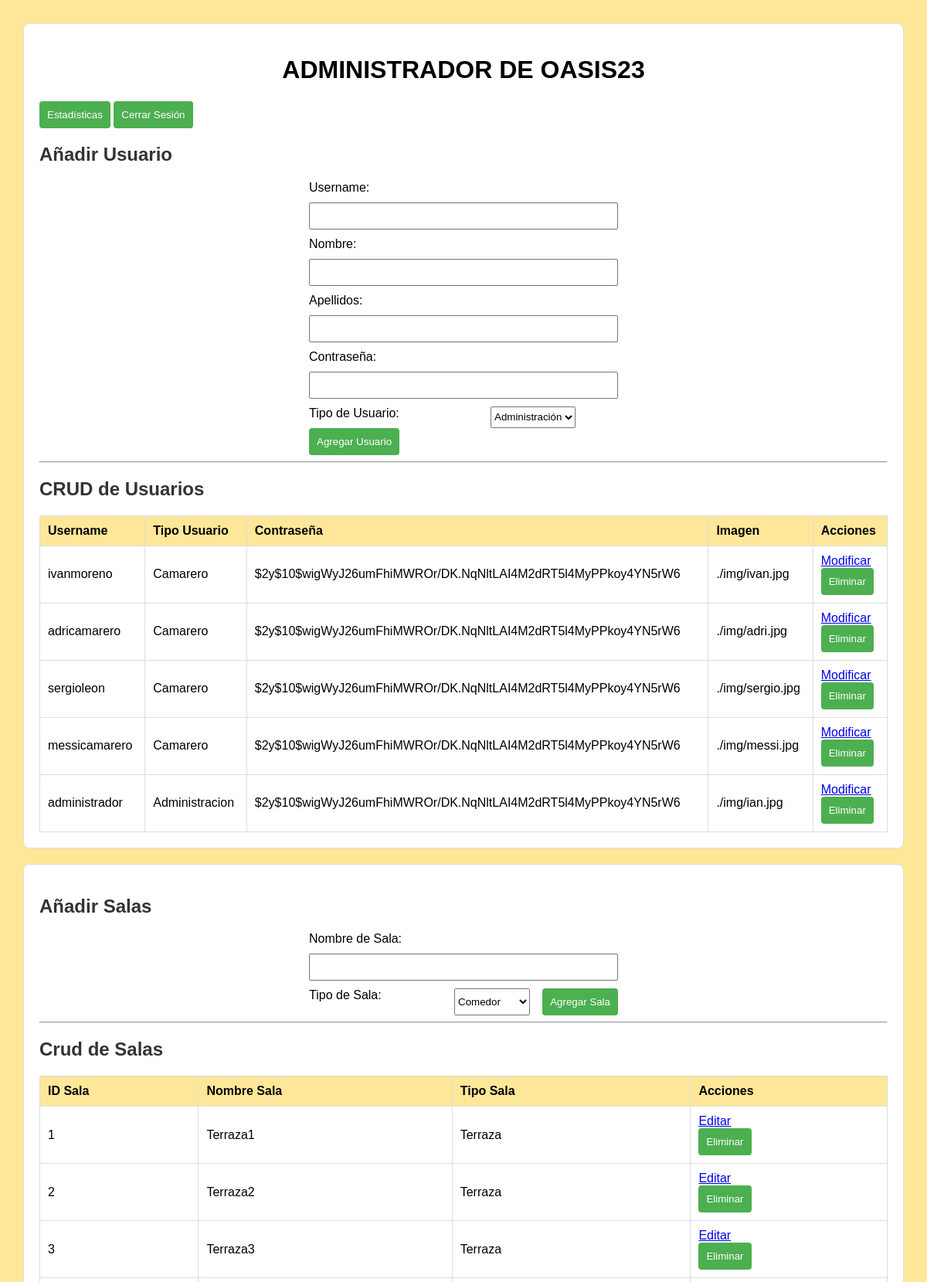
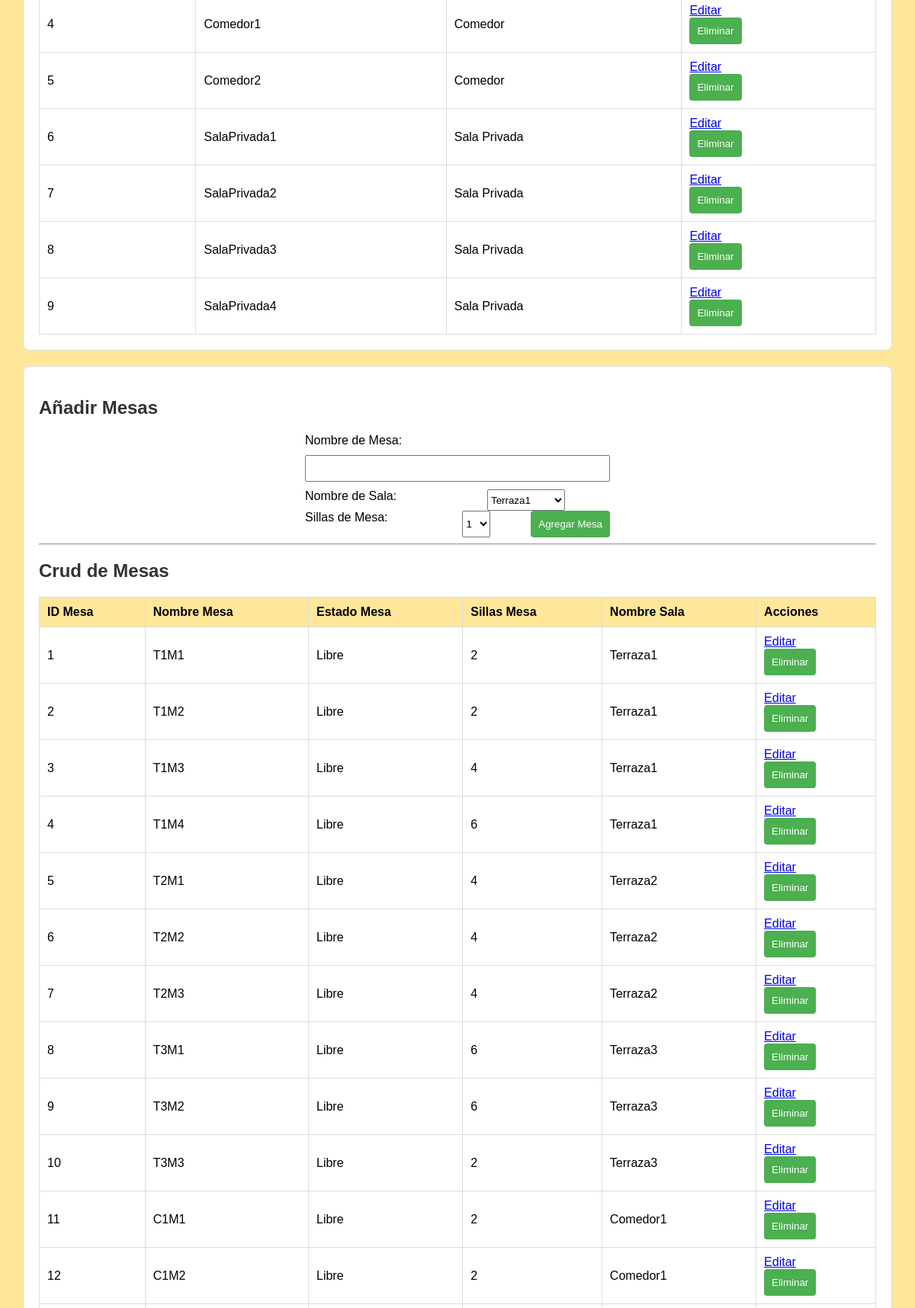
The page /adminindex.php (upper part) on the database its author committed (2 pictures, top to bottom).
### tables this page shows
CREATE TABLE `tbl_usuarios` (
  `id_usuario` INT NOT NULL AUTO_INCREMENT,
  `username_usuario` VARCHAR(20) NOT NULL,
  `nombre_usuario` VARCHAR(45) NOT NULL,
  `apellidos_usuario` VARCHAR(60) NOT NULL,
  `pwd_usuario` VARCHAR(80) NOT NULL,
  `imagen_usuario` VARCHAR(120),
  `tipo_usuario` ENUM ("Administracion", "Mantenimiento", "Camarero") NOT NULL,
  PRIMARY KEY (`id_usuario`)
);

CREATE TABLE `tbl_salas` (
  `id_sala` INT NOT NULL AUTO_INCREMENT,
  `nombre_sala` VARCHAR(15) NOT NULL,
  `tipo_sala` ENUM ("Terraza","Comedor","Sala Privada") NOT NULL,
  PRIMARY KEY (`id_sala`)
);

CREATE TABLE `tbl_mesas` (
  `id_mesa` INT NOT NULL AUTO_INCREMENT,
  `nombre_mesa` VARCHAR(25) NOT NULL,
  `estado_mesa` ENUM ("Libre","Ocupada","Deshabilitada") NOT NULL DEFAULT 'Libre',
  `sillas_mesa` ENUM ("1","2","3","4","5","6","7","8","9","10","11","12") NOT NULL,
  `id_sala_mesa` INT NOT NULL,
  `motivo_deshabilitacion` VARCHAR(255) NULL,
  PRIMARY KEY (`id_mesa`),
  FOREIGN KEY (`id_sala_mesa`) REFERENCES `tbl_salas` (`id_sala`)
);

### crud_mesas.php (the view, shortened to what this page needs)
<?php
include_once("proc/conexion.php");
$resultMesas = $conn->query("SELECT * FROM tbl_mesas");
function obtenerNombreSala($idSala, $conn)
{
    $sql = "SELECT nombre_sala FROM tbl_salas WHERE id_sala = '$idSala' LIMIT 1";
    $result = $conn->query($sql);
    if ($result->num_rows > 0) {
        $row = $result->fetch_assoc();
        return $row['nombre_sala'];
    } else {
        return 'Desconocida';
    }
}
$resultSalas = $conn->query("SELECT id_sala, nombre_sala FROM tbl_salas");
echo "<h2>Añadir Mesas</h2>";
echo "<form action='crud_mesas.php' method='post'>";
echo "<label>Nombre de Mesa:</label>";
echo "<input type='text' name='nombreMesa' required>";
echo "<br>";
echo "<label>Nombre de Sala:</label>";
echo "<select name='nombreSala' required>";
while ($rowSala = $resultSalas->fetch_assoc()) {
    echo "<option value='{$rowSala['nombre_sala']}'>{$rowSala['nombre_sala']}</option>";
}
echo "</select>";
echo "<br>";
echo "<label>Sillas de Mesa:</label>";
echo "<select name='sillasMesa' required>
        <option value='1'>1</option>
        <option value='2'>2</option>
        <option value='3'>3</option>
        <option value='4'>4</option>
        <option value='5'>5</option>
        <option value='6'>6</option>
        <option value='7'>7</option>
        <option value='8'>8</option>
        <option value='9'>9</option>
        <option value='10'>10</option>
      </select>";
echo "<br>";
echo "<button type='submit' name='agregarMesa'>Agregar Mesa</button>";
echo "</form>";
echo "<hr>";
if ($resultMesas->num_rows > 0) {
    echo "<h2>Crud de Mesas</h2>";
    echo "<table border='1'>
             <tr>
                 <th>ID Mesa</th>
                 <th>Nombre Mesa</th>
                 <th>Estado Mesa</th>
                 <th>Sillas Mesa</th>
                 <th>Nombre Sala</th>
                 <th>Acciones</th>
             </tr>";
    while ($rowMesa = $resultMesas->fetch_assoc()) {
        $nombreSala = obtenerNombreSala($rowMesa['id_sala_mesa'], $conn);
        echo "<tr>
                         <td>{$rowMesa['id_mesa']}</td>
                         <td>{$rowMesa['nombre_mesa']}</td>
                         <td>{$rowMesa['estado_mesa']}</td>
                         <td>{$rowMesa['sillas_mesa']}</td>
                         <td>{$nombreSala}</td>
                         <td>
                             <a href='#' data-accion='editarMesa'
                                data-idMesa='{$rowMesa['id_mesa']}'
                                data-nombreMesa='{$rowMesa['nombre_mesa']}'
                                data-sillasMesa='{$rowMesa['sillas_mesa']}'
                                data-idTipoSala='{$rowMesa['id_sala_mesa']}'
                                data-nombreSala='{$nombreSala}'
                                onclick='mostrarFormularioEdicionMesa(\"{$rowMesa['id_mesa']}\", \"{$rowMesa['nombre_mesa']}\", \"{$rowMesa['sillas_mesa']}\", \"{$rowMesa['id_sala_mesa']}\", \"{$nombreSala}\")'
                             >Editar</a>
                             <form action='eliminar_mesa.php' method='post'>
                                 <input type='hidden' name='eliminarMesa' value='true'>
                                 <input type='hidden' name='idMesa' value='{$rowMesa['id_mesa']}'>
                                 <button type='submit'>Eliminar</button>
                             </form>
                         </td>
                     </tr>";
    }
    echo "</table>";
} else {
    echo "No hay mesas.";
}
?>

### backend.php (shortened to what this page needs)
<?php
include_once("proc/conexion.php");
$result = $conn->query("SELECT * FROM tbl_usuarios");
if ($result->num_rows > 0) {
    echo "<table border='1'>
             <tr>
                 <th>Username</th>
                 <th>Tipo Usuario</th>
                 <th>Contraseña</th>
                 <th>Imagen</th>
                 <th>Acciones</th>
             </tr>";
             while ($row = $result->fetch_assoc()) {
                echo "<tr>
                         <td>{$row['username_usuario']}</td>
                         <td>{$row['tipo_usuario']}</td>
                         <td>{$row['pwd_usuario']}</td>
                         <td>{$row['imagen_usuario']}</td>
                         <td>
                             <a href='#' data-accion='editar'
                                data-id='{$row['id_usuario']}'
                                data-username='{$row['username_usuario']}'
                                data-nombre='{$row['nombre_usuario']}'
                                data-apellidos='{$row['apellidos_usuario']}'
                                data-tipo-usuario='{$row['tipo_usuario']}'
                                data-password='{$row['pwd_usuario']}'
                                data-imagen='{$row['imagen_usuario']}'>Modificar</a>
                             <form action='eliminar_usuario.php' method='post'>
                                 <input type='hidden' name='id' value='{$row['id_usuario']}'>
                                 <button type='submit'>Eliminar</button>
                             </form>
                         </td>
                     </tr>";
            }
    echo "</table>";
} else {
    echo "No hay usuarios.";
}
?>

### crud_salas.php (shortened to what this page needs)
<?php
include_once("proc/conexion.php");
$resultSalas = $conn->query("SELECT * FROM tbl_salas");
echo "<h2>Añadir Salas</h2>";
echo "<form action='crud_salas.php' method='post'>";
echo "<label>Nombre de Sala:</label>";
echo "<input type='text' name='nombreSala' required>";
echo "<br>";
echo "<label>Tipo de Sala:</label>";
echo "<select name='tipoSala' required>";
echo "<option value='Comedor'>Comedor</option>";
echo "</select>";
echo "<br>";
echo "<button type='submit' name='agregarSala'>Agregar Sala</button>";
echo "</form>";
echo "<hr>";
if ($resultSalas->num_rows > 0) {
    echo "<h2>Crud de Salas</h2>";
    echo "<table border='1'>
             <tr>
                 <th>ID Sala</th>
                 <th>Nombre Sala</th>
                 <th>Tipo Sala</th>
                 <th>Acciones</th>
             </tr>";
    while ($rowSala = $resultSalas->fetch_assoc()) {
        echo "<tr>
                 <td>{$rowSala['id_sala']}</td>
                 <td>{$rowSala['nombre_sala']}</td>
                 <td>{$rowSala['tipo_sala']}</td>
                 <td>
                     <a href='#' data-accion='editarSala'
                        data-idSala='{$rowSala['id_sala']}'
                        data-nombreSala='{$rowSala['nombre_sala']}'
                        data-tipoSala='{$rowSala['tipo_sala']}'
                        onclick='mostrarFormularioEdicionSala(\"{$rowSala['id_sala']}\", \"{$rowSala['nombre_sala']}\", \"{$rowSala['tipo_sala']}\")'
                     >Editar</a>
                     <form action='eliminar_sala.php' method='post'>
                         <input type='hidden' name='eliminarSala' value='true'>
                         <input type='hidden' name='idSala' value='{$rowSala['id_sala']}'>
                         <button type='submit'>Eliminar</button>
                     </form>
                 </td>
             </tr>";
    }
    echo "</table>";
} else {
    echo "No hay salas.";
}
?>

### css/adminindex.css (style rules this page uses)
body { font-family: Arial, sans-serif; margin: 0; padding: 0; background-color: #ffe799; }
h2 { color: #333; }
form { max-width: 400px; margin: 0 auto; display: flex; flex-wrap: wrap; justify-content: space-between; }
label { width: 45%; box-sizing: border-box; margin-bottom: 10px; }
input { width: 100%; padding: 8px; box-sizing: border-box; margin-bottom: 10px; }
button { background-color: #4CAF50; color: white; padding: 10px; border: none; border-radius: 4px; cursor: pointer; }
table { width: 100%; border-collapse: collapse; margin-top: 20px; }
table, th, td { border: 1px solid #ddd; }
th, td { padding: 10px; text-align: left; }
th { background-color: #ffe799; }

### rows shown on the page
tbl_usuarios: username_usuario "ivanmoreno", tipo_usuario "Camarero", pwd_usuario "$2y$10$wigWyJ26umFhiMWROr/DK.NqNltLAI4M2dRT5l4MyPPkoy4YN5rW6", imagen_usuario "./img/ivan.jpg"
tbl_usuarios: username_usuario "adricamarero", tipo_usuario "Camarero", pwd_usuario "$2y$10$wigWyJ26umFhiMWROr/DK.NqNltLAI4M2dRT5l4MyPPkoy4YN5rW6", imagen_usuario "./img/adri.jpg"
tbl_usuarios: username_usuario "sergioleon", tipo_usuario "Camarero", pwd_usuario "$2y$10$wigWyJ26umFhiMWROr/DK.NqNltLAI4M2dRT5l4MyPPkoy4YN5rW6", imagen_usuario "./img/sergio.jpg"
tbl_usuarios: username_usuario "messicamarero", tipo_usuario "Camarero", pwd_usuario "$2y$10$wigWyJ26umFhiMWROr/DK.NqNltLAI4M2dRT5l4MyPPkoy4YN5rW6", imagen_usuario "./img/messi.jpg"
tbl_usuarios: username_usuario "administrador", tipo_usuario "Administracion", pwd_usuario "$2y$10$wigWyJ26umFhiMWROr/DK.NqNltLAI4M2dRT5l4MyPPkoy4YN5rW6", imagen_usuario "./img/ian.jpg"
tbl_salas: id_sala "1", nombre_sala "Terraza1", tipo_sala "Terraza"
tbl_salas: id_sala "2", nombre_sala "Terraza2", tipo_sala "Terraza"
tbl_salas: id_sala "3", nombre_sala "Terraza3", tipo_sala "Terraza"
tbl_salas: id_sala "4", nombre_sala "Comedor1", tipo_sala "Comedor"
tbl_salas: id_sala "5", nombre_sala "Comedor2", tipo_sala "Comedor"
tbl_salas: id_sala "6", nombre_sala "SalaPrivada1", tipo_sala "Sala Privada"
tbl_salas: id_sala "7", nombre_sala "SalaPrivada2", tipo_sala "Sala Privada"
tbl_salas: id_sala "8", nombre_sala "SalaPrivada3", tipo_sala "Sala Privada"
tbl_salas: id_sala "9", nombre_sala "SalaPrivada4", tipo_sala "Sala Privada"
tbl_mesas: id_mesa "1", nombre_mesa "T1M1", estado_mesa "Libre", sillas_mesa "2", id_sala_mesa.nombre_sala "Terraza1"
tbl_mesas: id_mesa "2", nombre_mesa "T1M2", estado_mesa "Libre", sillas_mesa "2", id_sala_mesa.nombre_sala "Terraza1"
tbl_mesas: id_mesa "3", nombre_mesa "T1M3", estado_mesa "Libre", sillas_mesa "4", id_sala_mesa.nombre_sala "Terraza1"
tbl_mesas: id_mesa "4", nombre_mesa "T1M4", estado_mesa "Libre", sillas_mesa "6", id_sala_mesa.nombre_sala "Terraza1"
tbl_mesas: id_mesa "5", nombre_mesa "T2M1", estado_mesa "Libre", sillas_mesa "4", id_sala_mesa.nombre_sala "Terraza2"
tbl_mesas: id_mesa "6", nombre_mesa "T2M2", estado_mesa "Libre", sillas_mesa "4", id_sala_mesa.nombre_sala "Terraza2"
tbl_mesas: id_mesa "7", nombre_mesa "T2M3", estado_mesa "Libre", sillas_mesa "4", id_sala_mesa.nombre_sala "Terraza2"
tbl_mesas: id_mesa "8", nombre_mesa "T3M1", estado_mesa "Libre", sillas_mesa "6", id_sala_mesa.nombre_sala "Terraza3"
tbl_mesas: id_mesa "9", nombre_mesa "T3M2", estado_mesa "Libre", sillas_mesa "6", id_sala_mesa.nombre_sala "Terraza3"
tbl_mesas: id_mesa "10", nombre_mesa "T3M3", estado_mesa "Libre", sillas_mesa "2", id_sala_mesa.nombre_sala "Terraza3"
tbl_mesas: id_mesa "11", nombre_mesa "C1M1", estado_mesa "Libre", sillas_mesa "2", id_sala_mesa.nombre_sala "Comedor1"
tbl_mesas: id_mesa "12", nombre_mesa "C1M2", estado_mesa "Libre", sillas_mesa "2", id_sala_mesa.nombre_sala "Comedor1"

### other values the page prints
form field nombreSala "Terraza1"
